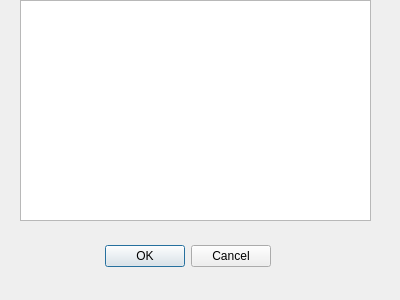
<?xml version="1.0" encoding="UTF-8"?>
<ui version="4.0">
 <class>EmployeeListDialog</class>
 <widget class="QDialog" name="EmployeeListDialog">
  <property name="geometry">
   <rect>
    <x>0</x>
    <y>0</y>
    <width>400</width>
    <height>300</height>
   </rect>
  </property>
  <property name="windowTitle">
   <string>Dialog</string>
  </property>
  <widget class="QDialogButtonBox" name="buttonBox">
   <property name="geometry">
    <rect>
     <x>-70</x>
     <y>240</y>
     <width>341</width>
     <height>32</height>
    </rect>
   </property>
   <property name="orientation">
    <enum>Qt::Horizontal</enum>
   </property>
   <property name="standardButtons">
    <set>QDialogButtonBox::Cancel|QDialogButtonBox::Ok</set>
   </property>
  </widget>
  <widget class="QTableWidget" name="tableWidgetEmployeeList">
   <property name="geometry">
    <rect>
     <x>20</x>
     <y>0</y>
     <width>351</width>
     <height>221</height>
    </rect>
   </property>
  </widget>
 </widget>
 <resources/>
 <connections>
  <connection>
   <sender>buttonBox</sender>
   <signal>accepted()</signal>
   <receiver>EmployeeListDialog</receiver>
   <slot>accept()</slot>
   <hints>
    <hint type="sourcelabel">
     <x>248</x>
     <y>254</y>
    </hint>
    <hint type="destinationlabel">
     <x>157</x>
     <y>274</y>
    </hint>
   </hints>
  </connection>
  <connection>
   <sender>buttonBox</sender>
   <signal>rejected()</signal>
   <receiver>EmployeeListDialog</receiver>
   <slot>reject()</slot>
   <hints>
    <hint type="sourcelabel">
     <x>316</x>
     <y>260</y>
    </hint>
    <hint type="destinationlabel">
     <x>286</x>
     <y>274</y>
    </hint>
   </hints>
  </connection>
 </connections>
</ui>
